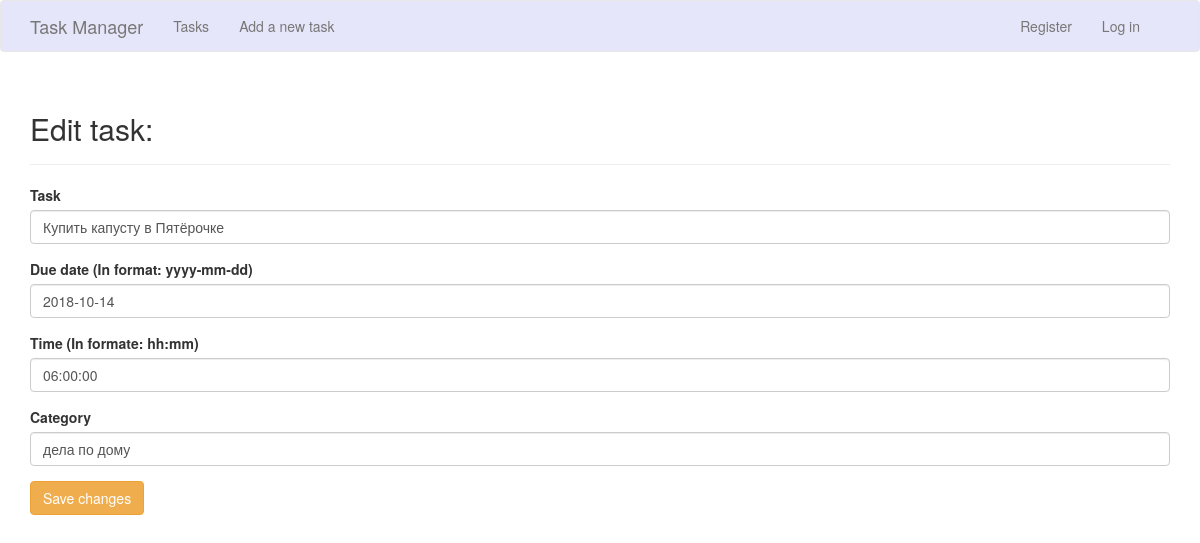
The app's page /edit_task/5/ with its own data.
### tasks_manager/models.py (models this page shows, shortened)
class Task(models.Model):
    text=models.CharField(max_length=200)
    time = models.TimeField()
    due_date = models.DateField()
    owner = models.ForeignKey(User)
    is_complete = models.BooleanField(default=False)
    category = models.CharField(max_length=200)

### tasks_manager/views.py (the view)
# urls.py: url(r'^edit_task/(?P<task_id>\d+)/$', views.edit_task,
def edit_task(request, task_id):
    task = Task.objects.get(id=task_id)
    if request.method != 'POST':
        form = TaskForm(instance=task)
    else:
        form = TaskForm(instance=task, data=request.POST)
        if form.is_valid():
            form.save()
            return HttpResponseRedirect(reverse('tasks_manager:tasks'))
    context = {'task': task, 'form': form}
    return render(request, 'tasks_manager/edit_task.html', context)

### tasks_manager/forms.py
class TaskForm(forms.ModelForm):
    class Meta:
        model = Task
        fields = ['text', 'due_date', 'time', 'category']
        labels = {'text': 'Task', 'due_date': 'Due date (In format: yyyy-mm-dd)', 'time': 'Time (In formate: hh:mm)'}

### tasks_manager/templates/tasks_manager/edit_task.html (shortened to what this page needs)
{% extends "tasks_manager/base.html" %}
{% load bootstrap3 %}
{% block header %}
  <h2>Edit task:</h2>
{% endblock header %}
{% block content %}
  <form action="{% url 'tasks_manager:edit_task' task.id %}" method='post'>
    {% bootstrap_form form %}
    {% buttons %}
      <button name="submit" class="btn btn-warning">Save changes</button>
    {% endbuttons %}
  </form>
{% endblock content %}

### records on screen
Task: text "Купить капусту в Пятёрочке", due_date "2018-10-14", time "06:00:00", category "дела по дому"
